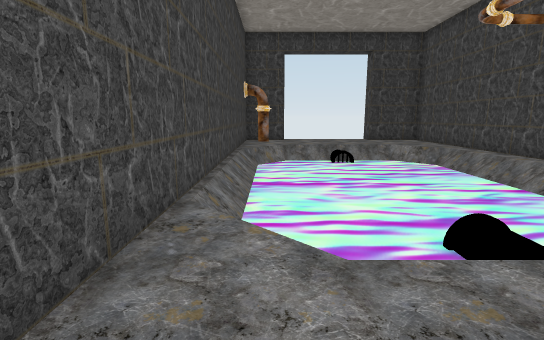
[1] (above)

12 first-person views from a walk through a 3-D level made in the Unity game engine. The camera is 1.3 m above the floor, tilts 10° down and sees 85° across. The floor is counted in squares, 1 m on a side. Each view is taken from the middle of a square. On the plan, view 1 faces up. The plan holds only what a view shows up to about 14 squares ahead; the rest is blank.

[2]
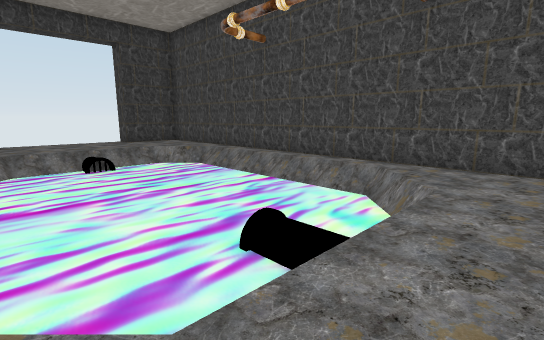

[3]
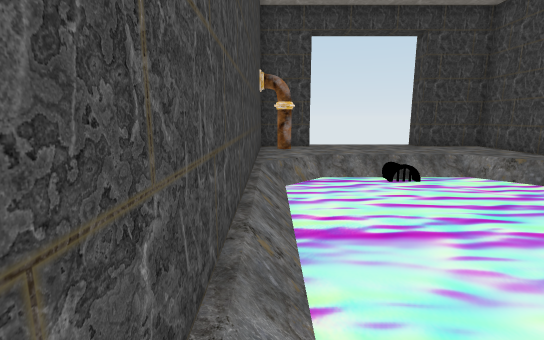

[4]
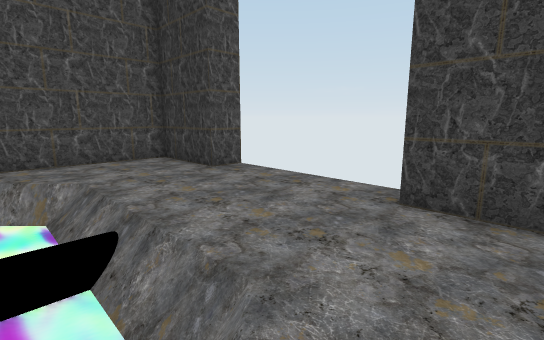

[5]
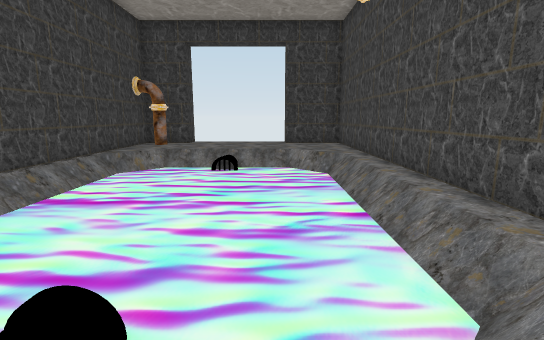

[6]
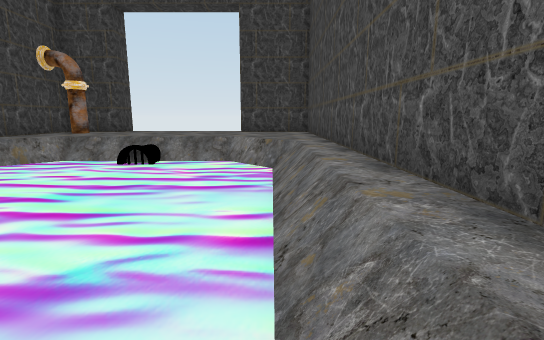

[7]
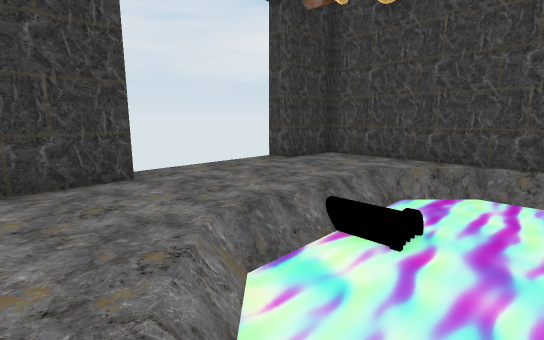

[8]
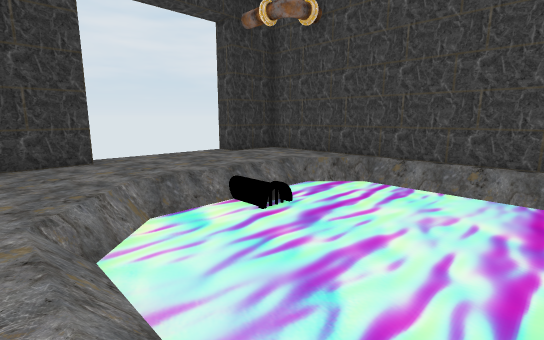

[9]
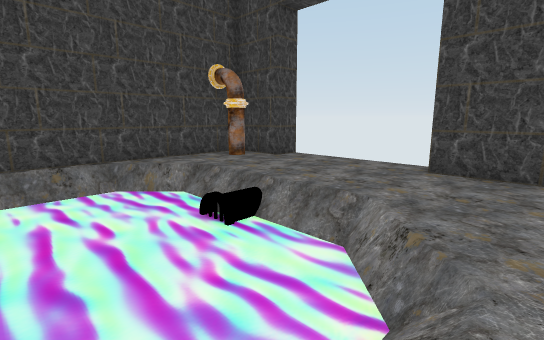

[10]
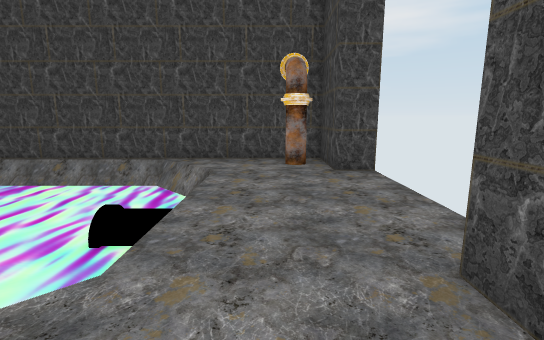

[11]
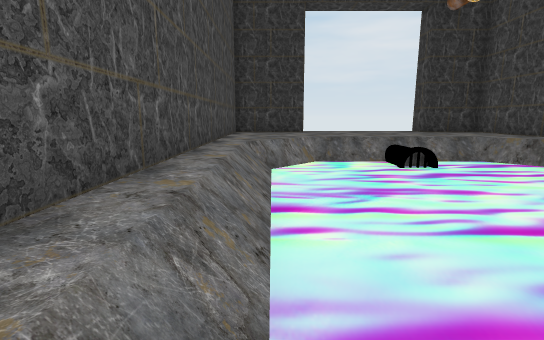

[12]
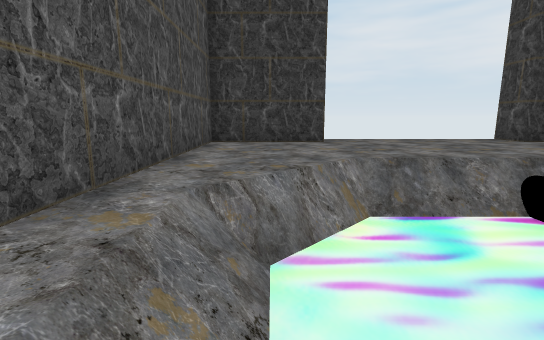

### Floor plan
Key: @ floor where view 1 was taken; # wall or solid block; . floor; / step, stairs or slope; = window, fence, low wall or low ledge; ~ liquid the walk can cross; ≈ liquid the walk keeps out of; O other object.
Columns run from 2 left of view 1 to 9 right of it. Each row starts with its distance up from view 1.
 19    #
 18 ####....####
 17  OO........#
 16 #.O........#
 15 #..........#
 14 #.=/////=..#
 13  =≈≈≈O≈≈≈=.#
 12  =≈≈≈≈≈≈≈~.#
 11  =≈≈≈≈≈≈≈~.#
 10  =≈≈≈≈≈≈≈~.#
  9 ≈=≈≈≈≈≈≈≈~.#
  8 ≈=≈≈≈≈≈≈≈~.#
  7 ≈=≈≈≈≈≈≈≈~.#
  6 ≈=≈≈≈≈≈≈≈~.#
  5 ≈=≈≈≈≈≈≈≈~.#
  4 #/≈≈≈O≈≈≈=.#
  3 #.//////#..#
  2 #..........#
  1 #..........#
  0 #.@........#
 -1 ####....####
 -2    #    #

Positions as (right, up) in squares from view 1, and headings:
1: (0, 0), facing up
2: (0, 1), facing up-right
3: (-1, 4), facing up
4: (-1, 4), facing down-right
5: (5, 2), facing up
6: (7, 5), facing up
7: (8, 6), facing down-left
8: (8, 9), facing down-left
9: (8, 10), facing up-left
10: (8, 16), facing left
11: (7, 12), facing down
12: (7, 7), facing down
